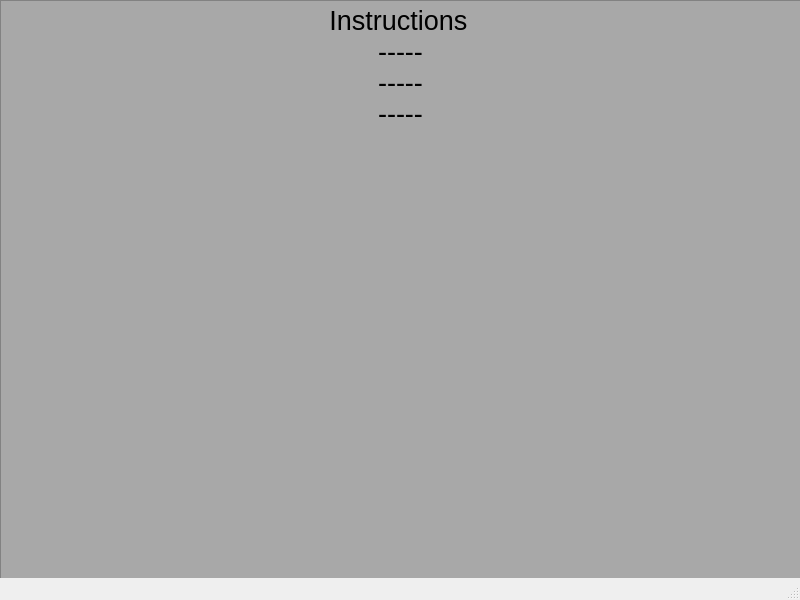
<?xml version="1.0" encoding="UTF-8"?>
<ui version="4.0">
 <class>MainWindow</class>
 <widget class="QMainWindow" name="MainWindow">
  <property name="geometry">
   <rect>
    <x>0</x>
    <y>0</y>
    <width>800</width>
    <height>600</height>
   </rect>
  </property>
  <property name="windowTitle">
   <string>MainWindow</string>
  </property>
  <widget class="QWidget" name="centralwidget">
   <widget class="QTextBrowser" name="textBrowser">
    <property name="geometry">
     <rect>
      <x>0</x>
      <y>0</y>
      <width>801</width>
      <height>591</height>
     </rect>
    </property>
    <property name="font">
     <font>
      <pointsize>20</pointsize>
     </font>
    </property>
    <property name="layoutDirection">
     <enum>Qt::LeftToRight</enum>
    </property>
    <property name="styleSheet">
     <string notr="true">background-color: rgb(168, 168, 168)</string>
    </property>
    <property name="html">
     <string>&lt;!DOCTYPE HTML PUBLIC &quot;-//W3C//DTD HTML 4.0//EN&quot; &quot;http://www.w3.org/TR/REC-html40/strict.dtd&quot;&gt;
&lt;html&gt;&lt;head&gt;&lt;meta name=&quot;qrichtext&quot; content=&quot;1&quot; /&gt;&lt;style type=&quot;text/css&quot;&gt;
p, li { white-space: pre-wrap; }
&lt;/style&gt;&lt;/head&gt;&lt;body style=&quot; font-family:'MS Shell Dlg 2'; font-size:20pt; font-weight:400; font-style:normal;&quot;&gt;
&lt;p align=&quot;center&quot; style=&quot; margin-top:0px; margin-bottom:0px; margin-left:0px; margin-right:0px; -qt-block-indent:0; text-indent:0px;&quot;&gt;&lt;span style=&quot; font-size:8.25pt;&quot;&gt; &lt;/span&gt;Instructions &lt;/p&gt;
&lt;p align=&quot;center&quot; style=&quot; margin-top:0px; margin-bottom:0px; margin-left:0px; margin-right:0px; -qt-block-indent:0; text-indent:0px;&quot;&gt;-----&lt;/p&gt;
&lt;p align=&quot;center&quot; style=&quot; margin-top:0px; margin-bottom:0px; margin-left:0px; margin-right:0px; -qt-block-indent:0; text-indent:0px;&quot;&gt;-----&lt;/p&gt;
&lt;p align=&quot;center&quot; style=&quot; margin-top:0px; margin-bottom:0px; margin-left:0px; margin-right:0px; -qt-block-indent:0; text-indent:0px;&quot;&gt;-----&lt;/p&gt;&lt;/body&gt;&lt;/html&gt;</string>
    </property>
   </widget>
  </widget>
  <widget class="QMenuBar" name="menubar">
   <property name="geometry">
    <rect>
     <x>0</x>
     <y>0</y>
     <width>800</width>
     <height>21</height>
    </rect>
   </property>
  </widget>
  <widget class="QStatusBar" name="statusbar"/>
 </widget>
 <resources/>
 <connections/>
</ui>
